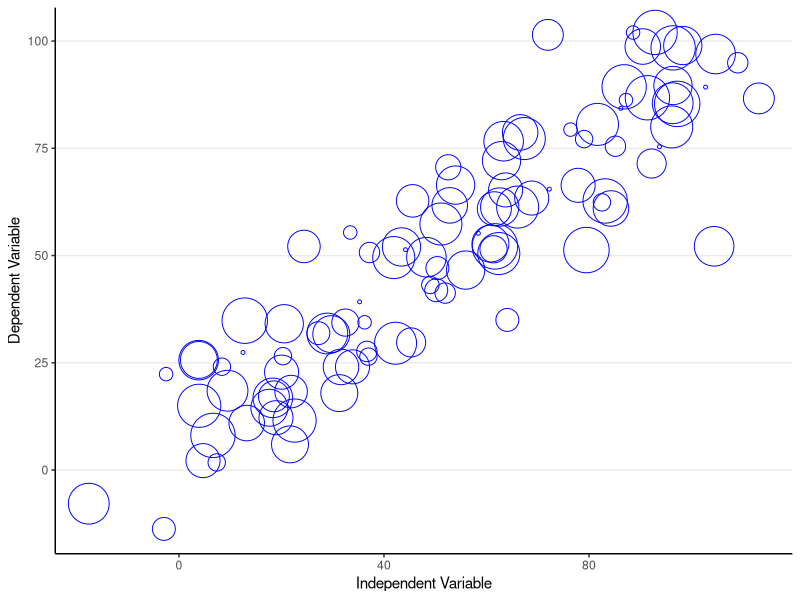

Write R code to recreate this figure.
# Scatter Plot, Bubbles

# Matteo Maggiori, Brent Neiman, and Jesse Schreger, 
#   "International Currencies and Capital Allocation," 
#   Journal of Political Economy 128, no. 6 (June 2020): 2019-2066.

# Data: Generated

library(ggplot2)
output_dir="output"

# Initialise
x = NA
x[100] = NA
y = NA
y[100] = NA
val= NA
val[100] = NA

# Generate Data
for (i in 1:100){
  x[i] = i + rnorm(1,sd=10)
  y[i] = i + rnorm(1,sd=10)
  val[i] = sample(1:20,1)
}
df <- data.frame(iv = x, dv=y, value = val)

# PLot
p <- ggplot(data = df, aes(x=iv, y=dv, size=value)) + 
  geom_point(shape = 1, colour = 'blue') +
  scale_size_continuous(range = c(1,15)) + 
  theme_bw() + 
  labs(
    x = "Independent Variable",
    y = "Dependent Variable",
    size = "Legend"
  ) + theme(
    panel.grid.minor = element_blank(),
    panel.grid.major.x = element_blank(),
    axis.line = element_line(size=0.5),
    panel.border=element_blank(),
    legend.position = "none"
  )

ggsave(path=output_dir, filename="Scatter Plot JPE 1.png", width=8, height=6)

# Save as Example
# ggsave(path='src/distribution', filename='Scatter Plot JPE 1-example.png', width=8, height=6)
